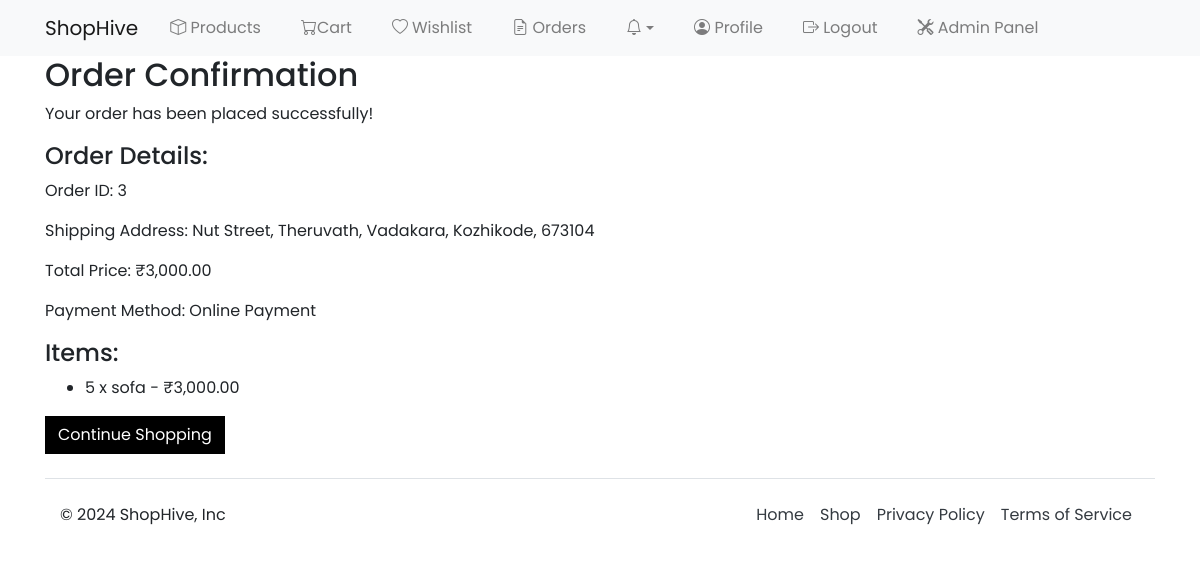
Page /order-confirmation/3/ (signed in) on the committed database.
### ecommerce_app/models.py (models this page shows, shortened)
class Order(models.Model):
    ORDER_STATUS_CHOICES = [
        ("PENDING", "Pending"),
        ("CONFIRMED", "Confirmed"),
        ("SHIPPED", "Shipped"),
        ("DELIVERED", "Delivered"),
        ("CANCELLED", "Cancelled"),
    ]
    PAYMENT_METHOD_CHOICES = [
        ("COD", "Cash on Delivery"),
        ("ONLINE", "Online Payment"),
    ]
    user = models.ForeignKey(UserProfile, on_delete=models.CASCADE)
    total_price = models.DecimalField(max_digits=10, decimal_places=2)
    order_status = models.CharField(
        max_length=20, choices=ORDER_STATUS_CHOICES, default="PENDING"
    )
    payment_method = models.CharField(
        max_length=20, choices=PAYMENT_METHOD_CHOICES, default="COD"
    )
    created_at = models.DateTimeField(auto_now_add=True)
    updated_at = models.DateTimeField(auto_now=True)
    applied_coupon = models.ForeignKey(
        Coupon, on_delete=models.SET_NULL, null=True, blank=True
    )
    original_total_price = models.DecimalField(
        max_digits=10, decimal_places=2, null=True, blank=True
    )
    wallet_deduction = models.DecimalField(
        max_digits=10, decimal_places=2, null=True, blank=True
    )
    address_line_1 = models.TextField()
    address_line_2 = models.TextField(null=True, blank=True)
    city = models.CharField(max_length=50)
    state = models.CharField(max_length=50)
    post_code = models.CharField(max_length=6)

class OrderItem(models.Model):
    order = models.ForeignKey(Order, on_delete=models.CASCADE, related_name="items")
    product = models.ForeignKey(Product, on_delete=models.CASCADE)
    variant = models.ForeignKey(
        ProductVariant, on_delete=models.SET_NULL, null=True, blank=True
    )
    quantity = models.PositiveIntegerField(default=1)
    price = models.DecimalField(max_digits=10, decimal_places=2)

class Product(models.Model):
    name = models.CharField(max_length=30)
    description = models.TextField()
    stock = models.PositiveIntegerField()
    price = models.DecimalField(max_digits=10, decimal_places=2)
    is_on_sale = models.BooleanField(default=False)
    is_featured = models.BooleanField(default=False)
    sale_price = models.DecimalField(
        max_digits=10, decimal_places=2, null=True, blank=True
    )
    category = models.ForeignKey(
        Category, on_delete=models.CASCADE, related_name="products"
    )
    brand = models.ForeignKey(
        Brand, on_delete=models.CASCADE, related_name="products", blank=True, null=True
    )
    is_deleted = models.BooleanField(default=False)
    coupons = models.ManyToManyField(Coupon, blank=True, related_name="products")
    max_per_user = models.PositiveIntegerField(default=10)
    tags = models.ManyToManyField(Tag, blank=True)
    objects = ProductManager()

### ecommerce_app/views.py (the view)
@login_required
def order_confirmation(request, order_id):
    order = get_object_or_404(Order, id=order_id, user=request.user)
    return render(request, "app/order_confirmation.html", {"order": order})

### ecommerce_app/models.py (called while the page is built)
    def total_items(self):
        return self.cart_products.count()

### ecommerce_app/templates/app/order_confirmation.html (shortened to what this page needs)
{% extends './base.html' %}
{% load humanize %}
{% block content %}
<div class="container">
    <h2>Order Confirmation</h2>
    <p>Your order has been placed successfully!</p>
    <h4>Order Details:</h4>
    <p>Order ID: {{ order.id }}</p>
    <p>Shipping Address: {{ order.address_line_1 }}, {% if order.address_line_2 %} {{ order.address_line_2 }}, {% endif %} {{ order.city }}, {{ order.post_code }}</p>
    <p>Total Price: ₹{{ order.total_price|intcomma }}</p>
    <p>Payment Method: {{ order.get_payment_method_display }}</p>
    <h4>Items:</h4>
    <ul>
        {% for item in order.items.all %}
        <li>{{ item.quantity }} x {{ item.product.name }} - ₹{{ item.price|intcomma }}</li>
        {% endfor %}
    </ul>
    <a href="{% url 'app:products' %}" class="btn btn-black">Continue Shopping</a>
</div>
{% endblock %}

### static/css/styles.css (style rules this page uses)
body { font-family: "Poppins", sans-serif; font-weight: 400; }
.btn-black { background-color: #000; color: #fff; }
.btn { border-radius: 0px; }

### rows in the picture
Order: id "3", address_line_1 "Nut Street", address_line_2 "Theruvath", city "Vadakara, Kozhikode", post_code "673104", total_price "3,000.00", payment_method "Online Payment"
OrderItem: quantity "5", product.name "sofa", price "3,000.00"
